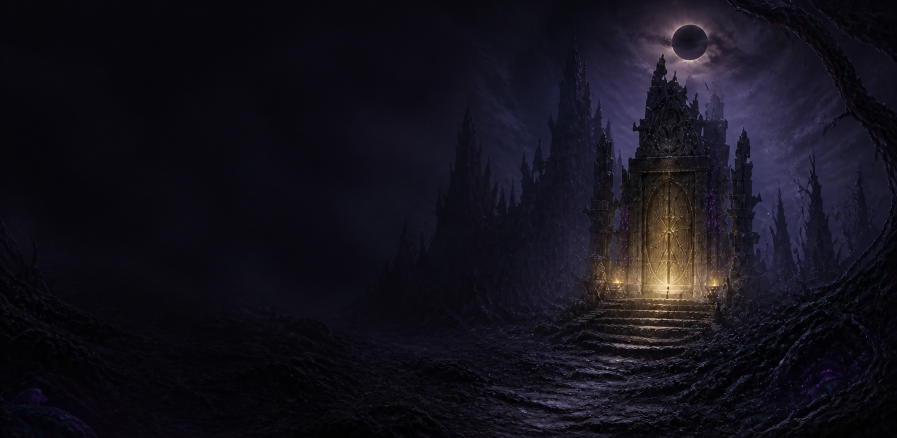
#> input picture docs/marketing/google-play-ko-20260826/raw/feature-bg-gate-imagegen.png, 1794 x 876 px (shown at 1/2 size)
$ python build_assets.py
#> lines starting #> are read from the running program, lines starting #| are printed output that depends on the picture
#!/usr/bin/env python3
"""Build Google Play feature graphics and phone screenshots from verified emulator captures."""

from pathlib import Path

from PIL import Image, ImageDraw, ImageFilter, ImageFont


ROOT = Path(__file__).resolve().parent
RAW = ROOT / "raw"
FINAL = ROOT / "final"

FONT = "/System/Library/Fonts/AppleSDGothicNeo.ttc"
FONT_REGULAR_INDEX = 0
FONT_BOLD_INDEX = 6

INK = (249, 245, 239, 255)
MUTED = (194, 184, 201, 255)
GOLD = (229, 184, 80, 255)
GOLD_SOFT = (171, 132, 57, 255)
PURPLE = (182, 104, 224, 255)
DARK = (13, 10, 20, 255)

FEATURE_SIZE = (1024, 500)
PHONE_SIZE = (1080, 2160)
AD_CROP_TOP = 158


# [6 lines left out: function font, not called in this run]


def cover(image: Image.Image, size: tuple[int, int]) -> Image.Image:
#> called with size = (1024, 500)
    source = image.convert("RGBA")
    scale = max(size[0] / source.width, size[1] / source.height)
#> scale = 0.571
    resized = source.resize(
        (round(source.width * scale), round(source.height * scale)),
        Image.Resampling.LANCZOS,
    )
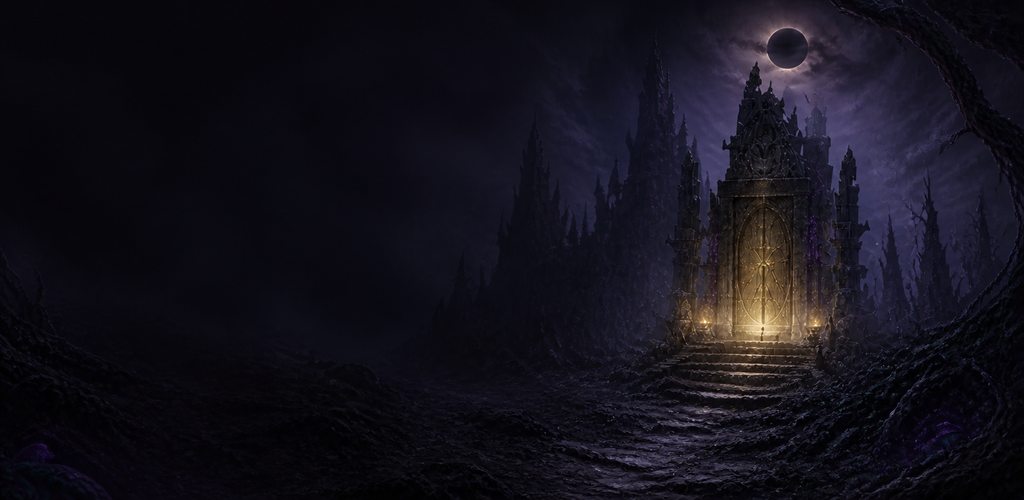
#> resized: PIL image 1024x500 RGBA; mean R, G, B, A 19.6, 17.4, 27, 255
    left = (resized.width - size[0]) // 2
#> left = 0
    top = (resized.height - size[1]) // 2
#> top = 0
    return resized.crop((left, top, left + size[0], top + size[1]))


def fit_width(image: Image.Image, width: int) -> Image.Image:
    height = round(image.height * width / image.width)
    return image.resize((width, height), Image.Resampling.LANCZOS)


# [40 lines left out: functions ad_free_screen, rounded_mask, paste_card, not called in this run]


def paste_logo(canvas: Image.Image, xy: tuple[int, int], width: int) -> None:
    logo = Image.open(ROOT.parents[2] / "app/src/simple/res/drawable-nodpi/title_logo_null_playing_v2.webp").convert("RGBA")
    logo = fit_width(logo, width)
    canvas.alpha_composite(logo, xy)


def add_left_readability(canvas: Image.Image, reach: int, max_alpha: int = 190) -> None:
#> called with reach = 690, max_alpha = 205
    overlay = Image.new("RGBA", canvas.size, (0, 0, 0, 0))
#> overlay: PIL image 1024x500 RGBA; every value is 0
    pixels = overlay.load()
    for x in range(min(reach, canvas.width)):
        alpha = round(max_alpha * (1 - x / reach) ** 1.7)
        for y in range(canvas.height):
            pixels[x, y] = (5, 4, 11, alpha)
    canvas.alpha_composite(overlay)
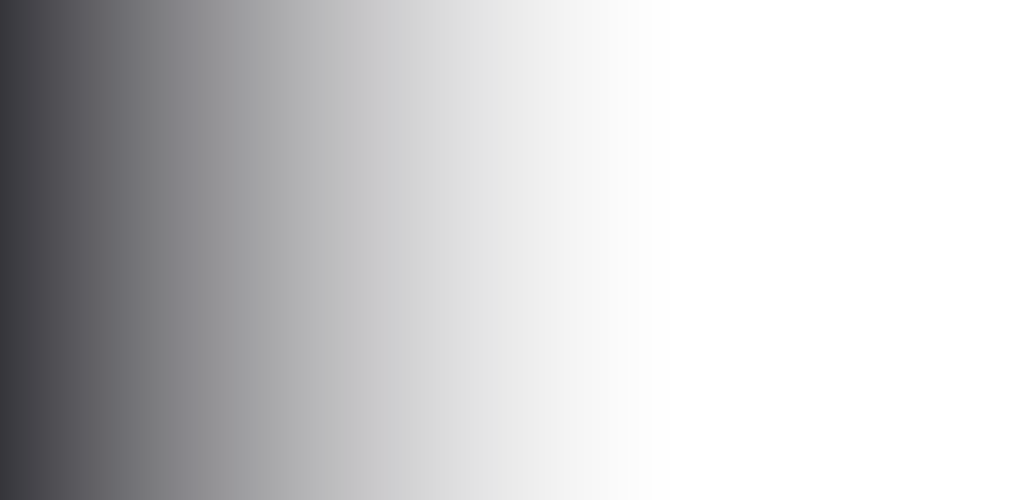
#> overlay: PIL image 1024x500 RGBA; mean R, G, B, A 3.4, 2.7, 7.4, 51.3; transparent parts drawn white


# [11 lines left out: function draw_text_with_shadow, not called in this run]


def feature_gate() -> Image.Image:
    background = cover(Image.open(RAW / "feature-bg-gate-imagegen.png"), FEATURE_SIZE)
    add_left_readability(background, reach=690, max_alpha=205)
    draw = ImageDraw.Draw(background)
    paste_logo(background, (48, 52), 390)
    draw.text((50, 139), "AUTO PROGRESS RPG", font=font(18, True), fill=GOLD)
    draw_text_with_shadow(draw, (47, 174), "지켜보기만 하세요", font(45, True), INK)
    draw.text((50, 238), "영웅은 스스로 싸우고 성장합니다", font=font(22, False), fill=MUTED)
    draw.rounded_rectangle((49, 298, 416, 347), 24, fill=(29, 21, 40, 222), outline=GOLD_SOFT, width=2)
    draw.text((74, 310), "아무것도 하지 않아도 모험은 계속됩니다", font=font(16, True), fill=GOLD)
    return background


# [40 lines left out: functions feature_chronicle, phone_asset, not called in this run]


def save_png(image: Image.Image, name: str) -> None:
    path = FINAL / name
    image.convert("RGB").save(path, "PNG", optimize=True)


def main() -> None:
    FINAL.mkdir(parents=True, exist_ok=True)
    for old in FINAL.glob("*.png"):
        old.unlink()

    save_png(feature_gate(), "01-feature-watch-only-1024x500.png")
    save_png(feature_chronicle(), "02-feature-auto-chronicle-1024x500.png")
    save_png(
        phone_asset(
            "lv50-clean-character.png",
            "feature-bg-gate-imagegen.png",
            "레벨 50, 스스로 쌓인 성장",
            "능력치와 스킬 숙련도까지 자동",
        ),
        "03-phone-growth-lv50-1080x2160.png",
    )
    save_png(
        phone_asset(
            "lv50-clean-equipment.png",
            "feature-bg-gate-imagegen.png",
            "장비는 알아서 비교하고 교체",
            "더 강한 선택을 모험가가 스스로",
        ),
        "04-phone-equipment-lv50-1080x2160.png",
    )
    save_png(
        phone_asset(
            "lv50-clean-quest.png",
            "feature-bg-labyrinth-imagegen.png",
            "모험은 한 편의 연대기가 됩니다",
            "완료 · 진행 · 다음 이야기를 한눈에",
        ),
        "05-phone-chronicle-lv50-1080x2160.png",
    )


if __name__ == "__main__":
#> (the run stopped early here; a loop or call above may not have finished)
